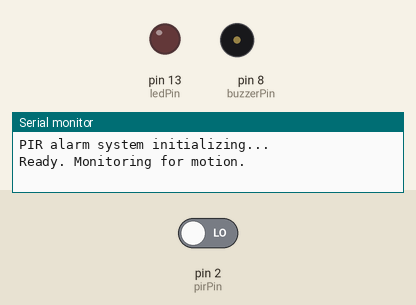
Simulated run of this sketch. Board: Arduino Uno, built with avr-gcc and run on an emulated ATmega328P. Parts: output pins drawn as LEDs (lit = HIGH), buzzer (waves = sounding), the last lines printed to the serial monitor. The inputs (shaded band) are chosen by the test bench; at power-on: pin 2 (pirPin) LOW.

Above: at 4.2 s.
4.3 s: pin 2 (pirPin) driven HIGH
At 5.5 s:
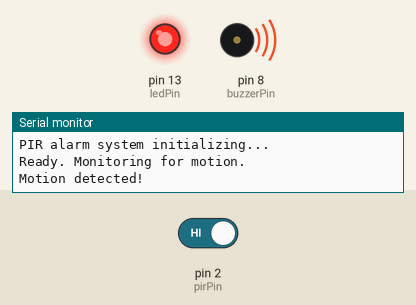
5.8 s: pin 2 (pirPin) driven LOW
At 6.7 s:
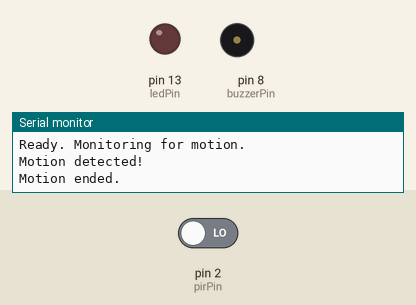
Timing chart, 0 to 8.8 s (numbered marks = the images above; inputs shaded):
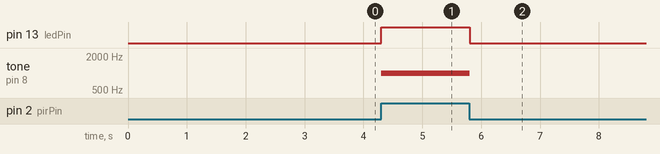

Measured:
- after the input at 4.3 s, pin 13 (ledPin): LOW → HIGH at once; tone on pin 8 (buzzerPin): silent → 1000 Hz at once
- after the input at 5.8 s, pin 13 (ledPin): HIGH → LOW at once; tone on pin 8 (buzzerPin): 1000 Hz → silent at once

The sketch:

sketch.ino
```cpp
// PIR Motion Sensor Alarm
// Components: Arduino Uno, HC-SR501 PIR sensor, Buzzer, LED

const int pirPin    = 2;   // PIR OUT pin
const int buzzerPin = 8;   // Buzzer +
const int ledPin    = 13;  // Alarm LED

int pirState = LOW;   // start assuming no motion
int val = 0;

void setup() {
  pinMode(pirPin, INPUT);
  pinMode(buzzerPin, OUTPUT);
  pinMode(ledPin, OUTPUT);

  digitalWrite(buzzerPin, LOW);
  digitalWrite(ledPin, LOW);

  Serial.begin(9600);
  Serial.println("PIR alarm system initializing...");
  delay(3000); // let PIR sensor settle/calibrate
  Serial.println("Ready. Monitoring for motion.");
}

void loop() {
  val = digitalRead(pirPin);

  if (val == HIGH) {
    digitalWrite(ledPin, HIGH);
    tone(buzzerPin, 1000); // 1kHz alarm tone

    if (pirState == LOW) {
      Serial.println("Motion detected!");
      pirState = HIGH;
    }
  } else {
    digitalWrite(ledPin, LOW);
    noTone(buzzerPin);

    if (pirState == HIGH) {
      Serial.println("Motion ended.");
      pirState = LOW;
    }
  }

  delay(100);
}
```
